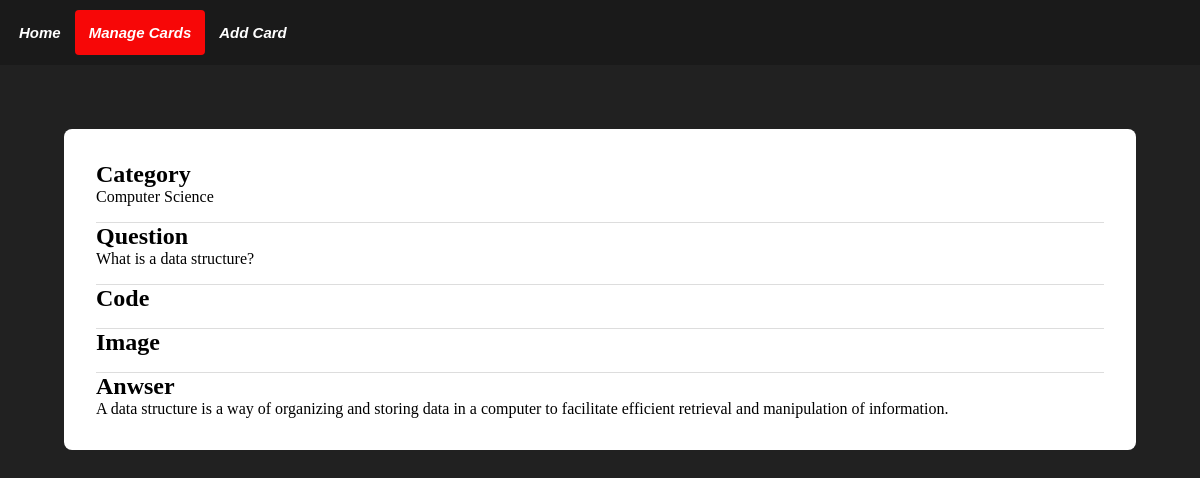
Page /view_flashcard/1 on the committed database.
### tables this page shows
CREATE TABLE Flashcards(
              key INTEGER PRIMARY KEY AUTOINCREMENT,
              category TEXT NOT NULL,
              question TEXT NOT NULL,
              code TEXT,
              image_path TEXT,
              answer TEXT NOT NULL
    );

### app.py (the view)
@app.route("/view_flashcard/<key>")
def view_flashcard_route(key):
    data = database.view_card(key=key)
    return render_template('view_flashcard.html', nav_id="manage-page", data=data)

### templates/view_flashcard.html (shortened to what this page needs)
{% extends "base.html" %}
{% block content %}
<div class="flashcard-content">
    <div class="flashcard-content-inner">
        <h2>Category</h2>
        <p>{{ data['category'] | escape }}</p>
    </div>
    <div class="flashcard-content-inner">
        <h2>Question</h2>
        <p>{{ data['question'] | escape }}</p>
    </div>
    <div class="flashcard-content-inner">
        <h2>Code</h2>
    </div>
    <div class="flashcard-content-inner">
        <h2>Image</h2>
    </div>
    <div class="flashcard-content-inner">
        <h2>Anwser</h2>
        <p>{{ data['answer'] | escape }}</p>
    </div>
</div>
{% endblock %}

### static/css/base.css (style rules this page uses)
* { padding: 0; margin: 0; box-sizing: border-box; }
body { background-color: #212121; font-family: 'Times New Roman', Times, serif; width: 100%; position: relative; display: flex; flex-direction: column; min-height: 100vh; }
.flashcard-content { background-color: white; margin: 0 4rem 4rem 4rem; padding: 1rem; border-radius: 8px; }
.flashcard-content-inner { margin: 1rem; border-top: 1px solid #ddd;; }
.flashcard-content-inner:first-child { border-top: none; }

### rows in the picture
Flashcards: category "Computer Science", question "What is a data structure?", answer "A data structure is a way of organizing and storing data in a computer to facilitate efficient retrieval and manipulation of information."
